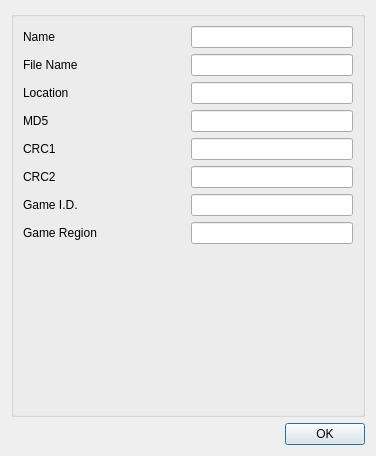
<?xml version="1.0" encoding="UTF-8"?>
<ui version="4.0">
 <class>RomInfoDialog</class>
 <widget class="QDialog" name="RomInfoDialog">
  <property name="geometry">
   <rect>
    <x>0</x>
    <y>0</y>
    <width>376</width>
    <height>456</height>
   </rect>
  </property>
  <property name="windowTitle">
   <string>ROM Information</string>
  </property>
  <layout class="QVBoxLayout" name="verticalLayout_2">
   <item>
    <widget class="QGroupBox" name="groupBox">
     <property name="title">
      <string/>
     </property>
     <layout class="QVBoxLayout" name="verticalLayout">
      <item>
       <layout class="QHBoxLayout" name="horizontalLayout">
        <item>
         <widget class="QLabel" name="label">
          <property name="sizePolicy">
           <sizepolicy hsizetype="Preferred" vsizetype="Preferred">
            <horstretch>0</horstretch>
            <verstretch>0</verstretch>
           </sizepolicy>
          </property>
          <property name="text">
           <string>Name</string>
          </property>
         </widget>
        </item>
        <item>
         <widget class="QLineEdit" name="romNameLineEdit">
          <property name="sizePolicy">
           <sizepolicy hsizetype="Preferred" vsizetype="Fixed">
            <horstretch>0</horstretch>
            <verstretch>0</verstretch>
           </sizepolicy>
          </property>
          <property name="text">
           <string/>
          </property>
          <property name="readOnly">
           <bool>true</bool>
          </property>
         </widget>
        </item>
       </layout>
      </item>
      <item>
       <layout class="QHBoxLayout" name="horizontalLayout_2">
        <item>
         <widget class="QLabel" name="label_2">
          <property name="sizePolicy">
           <sizepolicy hsizetype="Preferred" vsizetype="Preferred">
            <horstretch>0</horstretch>
            <verstretch>0</verstretch>
           </sizepolicy>
          </property>
          <property name="text">
           <string>File Name</string>
          </property>
         </widget>
        </item>
        <item>
         <widget class="QLineEdit" name="fileNameLineEdit">
          <property name="sizePolicy">
           <sizepolicy hsizetype="Preferred" vsizetype="Fixed">
            <horstretch>0</horstretch>
            <verstretch>0</verstretch>
           </sizepolicy>
          </property>
          <property name="text">
           <string/>
          </property>
          <property name="readOnly">
           <bool>true</bool>
          </property>
         </widget>
        </item>
       </layout>
      </item>
      <item>
       <layout class="QHBoxLayout" name="horizontalLayout_3">
        <item>
         <widget class="QLabel" name="label_3">
          <property name="sizePolicy">
           <sizepolicy hsizetype="Preferred" vsizetype="Preferred">
            <horstretch>0</horstretch>
            <verstretch>0</verstretch>
           </sizepolicy>
          </property>
          <property name="text">
           <string>Location</string>
          </property>
         </widget>
        </item>
        <item>
         <widget class="QLineEdit" name="locationLineEdit">
          <property name="sizePolicy">
           <sizepolicy hsizetype="Minimum" vsizetype="Fixed">
            <horstretch>0</horstretch>
            <verstretch>0</verstretch>
           </sizepolicy>
          </property>
          <property name="text">
           <string/>
          </property>
          <property name="readOnly">
           <bool>true</bool>
          </property>
         </widget>
        </item>
       </layout>
      </item>
      <item>
       <layout class="QHBoxLayout" name="horizontalLayout_4">
        <item>
         <widget class="QLabel" name="label_4">
          <property name="text">
           <string>MD5</string>
          </property>
         </widget>
        </item>
        <item>
         <widget class="QLineEdit" name="md5LineEdit">
          <property name="sizePolicy">
           <sizepolicy hsizetype="Minimum" vsizetype="Fixed">
            <horstretch>0</horstretch>
            <verstretch>0</verstretch>
           </sizepolicy>
          </property>
          <property name="text">
           <string/>
          </property>
          <property name="readOnly">
           <bool>true</bool>
          </property>
         </widget>
        </item>
       </layout>
      </item>
      <item>
       <layout class="QHBoxLayout" name="horizontalLayout_5">
        <item>
         <widget class="QLabel" name="label_5">
          <property name="text">
           <string>CRC1</string>
          </property>
         </widget>
        </item>
        <item>
         <widget class="QLineEdit" name="crc1LineEdit">
          <property name="sizePolicy">
           <sizepolicy hsizetype="Minimum" vsizetype="Fixed">
            <horstretch>0</horstretch>
            <verstretch>0</verstretch>
           </sizepolicy>
          </property>
          <property name="readOnly">
           <bool>true</bool>
          </property>
         </widget>
        </item>
       </layout>
      </item>
      <item>
       <layout class="QHBoxLayout" name="horizontalLayout_6">
        <item>
         <widget class="QLabel" name="label_6">
          <property name="text">
           <string>CRC2</string>
          </property>
         </widget>
        </item>
        <item>
         <widget class="QLineEdit" name="crc2LineEdit">
          <property name="sizePolicy">
           <sizepolicy hsizetype="Minimum" vsizetype="Fixed">
            <horstretch>0</horstretch>
            <verstretch>0</verstretch>
           </sizepolicy>
          </property>
          <property name="readOnly">
           <bool>true</bool>
          </property>
         </widget>
        </item>
       </layout>
      </item>
      <item>
       <layout class="QHBoxLayout" name="horizontalLayout_7">
        <item>
         <widget class="QLabel" name="label_7">
          <property name="text">
           <string>Game I.D.</string>
          </property>
         </widget>
        </item>
        <item>
         <widget class="QLineEdit" name="gameIDLineEdit">
          <property name="sizePolicy">
           <sizepolicy hsizetype="Minimum" vsizetype="Fixed">
            <horstretch>0</horstretch>
            <verstretch>0</verstretch>
           </sizepolicy>
          </property>
          <property name="readOnly">
           <bool>true</bool>
          </property>
         </widget>
        </item>
       </layout>
      </item>
      <item>
       <layout class="QHBoxLayout" name="horizontalLayout_8">
        <item>
         <widget class="QLabel" name="label_8">
          <property name="text">
           <string>Game Region</string>
          </property>
         </widget>
        </item>
        <item>
         <widget class="QLineEdit" name="gameRegionLineEdit">
          <property name="sizePolicy">
           <sizepolicy hsizetype="Minimum" vsizetype="Fixed">
            <horstretch>0</horstretch>
            <verstretch>0</verstretch>
           </sizepolicy>
          </property>
          <property name="readOnly">
           <bool>true</bool>
          </property>
         </widget>
        </item>
       </layout>
      </item>
      <item>
       <spacer name="verticalSpacer">
        <property name="orientation">
         <enum>Qt::Vertical</enum>
        </property>
        <property name="sizeHint" stdset="0">
         <size>
          <width>20</width>
          <height>40</height>
         </size>
        </property>
       </spacer>
      </item>
     </layout>
    </widget>
   </item>
   <item>
    <widget class="QDialogButtonBox" name="buttonBox">
     <property name="orientation">
      <enum>Qt::Horizontal</enum>
     </property>
     <property name="standardButtons">
      <set>QDialogButtonBox::Ok</set>
     </property>
    </widget>
   </item>
  </layout>
 </widget>
 <resources/>
 <connections>
  <connection>
   <sender>buttonBox</sender>
   <signal>accepted()</signal>
   <receiver>RomInfoDialog</receiver>
   <slot>accept()</slot>
   <hints>
    <hint type="sourcelabel">
     <x>248</x>
     <y>254</y>
    </hint>
    <hint type="destinationlabel">
     <x>157</x>
     <y>274</y>
    </hint>
   </hints>
  </connection>
  <connection>
   <sender>buttonBox</sender>
   <signal>rejected()</signal>
   <receiver>RomInfoDialog</receiver>
   <slot>reject()</slot>
   <hints>
    <hint type="sourcelabel">
     <x>316</x>
     <y>260</y>
    </hint>
    <hint type="destinationlabel">
     <x>286</x>
     <y>274</y>
    </hint>
   </hints>
  </connection>
 </connections>
</ui>
